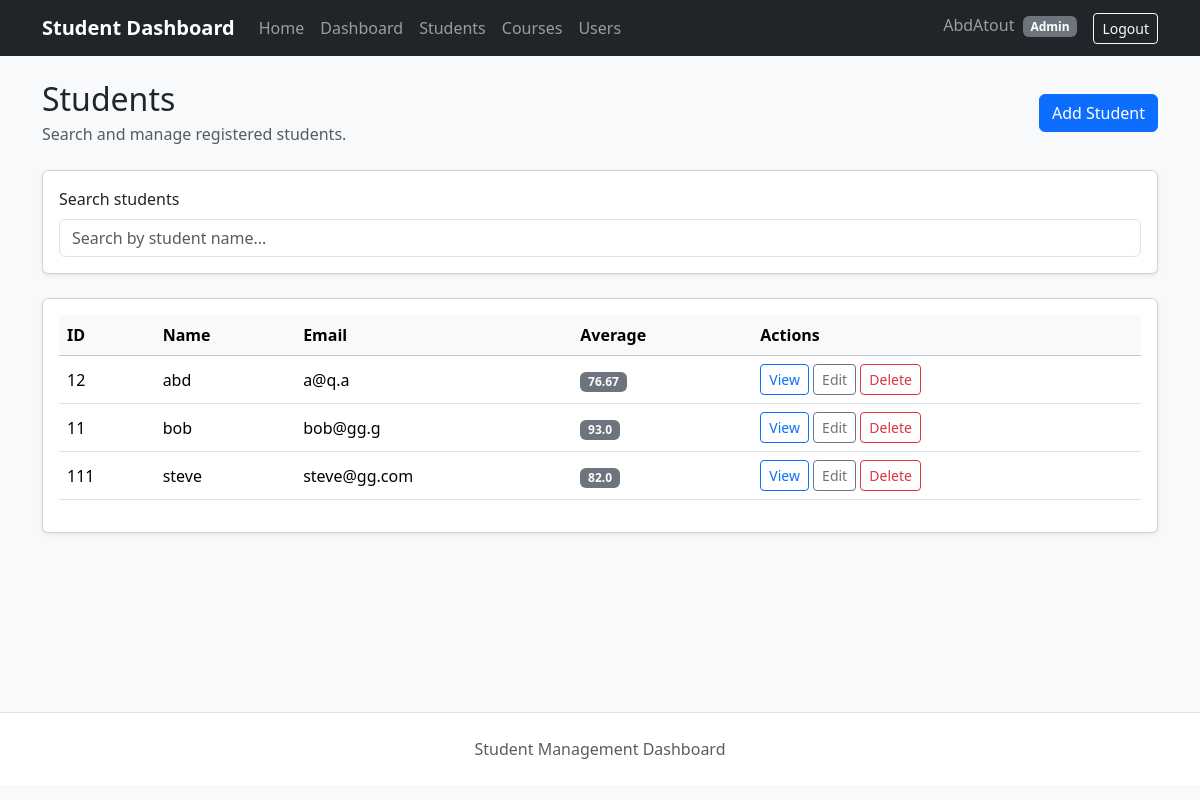
The app's page /students (signed in) with its own data.
### app/models/user.py (models this page shows, shortened)
class User(UserMixin, db.Model):
    __tablename__ = "users"
    id = db.Column(
        db.Integer,
        primary_key=True,
    )
    username = db.Column(
        db.String(100),
        unique=True,
        nullable=False,
    )
    role = db.Column(
        db.String(20),
        nullable=False,
        default="student",
        server_default="student",
    )
    profile_picture = db.Column(
        db.String(255),
        nullable=True,
        default=None,
    )
    profile_picture = db.Column(
        db.String(255),
        nullable=True,
        default=None,
    )
    password_hash = db.Column(
        db.String(255),
        nullable=False,
    )

### app/models/student.py (models this page shows)
class Student(db.Model):
    __tablename__ = "students"
    student_id = db.Column(
        db.Integer,
        primary_key=True,
    )
    name = db.Column(
        db.String(100),
        nullable=False,
    )
    email = db.Column(
        db.String(255),
        unique=True,
        nullable=False,
    )
    grades = db.Column(
        db.String(255),
        nullable=False,
        default="",
    )
    courses = db.relationship(
        "Course",
        secondary=student_courses,
        back_populates="students",
        passive_deletes=True,
    )
    def get_grades(self):
        if not self.grades:
            return []
        return [
            float(grade.strip()) for grade in self.grades.split(",") if grade.strip()
        ]
    @property
    def average(self):
        grades = self.get_grades()
        if not grades:
            return 0.0
        return round(sum(grades) / len(grades), 2)

### app/routes/students.py (the view)
@students_bp.route("/students")
@login_required
def student_list():
    search = request.args.get("search", "").strip()
    page = request.args.get("page", 1, type=int)
    per_page = request.args.get("per_page", 10, type=int)
    per_page = max(1, min(per_page, 100))
    statement = db.select(Student)
    if search:
        statement = statement.where(Student.name.ilike(f"%{search}%"))
    statement = statement.order_by(Student.name)
    pagination = db.paginate(
        statement,
        page=page,
        per_page=per_page,
        error_out=False,
    )
    return render_template(
        "students.html",
        students=pagination.items,
        pagination=pagination,
        search=search,
    )

### app/templates/students.html (shortened to what this page needs)
{% extends "base.html" %}
{% from "macros/pagination.html" import render_pagination %}
{% block content %}
<div class="d-flex justify-content-between align-items-center mb-4">
    <div>
        <h2 class="mb-1">Students</h2>
        <p class="text-muted mb-0">
            Search and manage registered students.
        </p>
    </div>
    {% if current_user.role in ["admin", "instructor"] %}
    <a
        href="{{ url_for('students.register') }}"
        class="btn btn-primary"
    >
        Add Student
    </a>
    {% endif %}
</div>
<div class="card shadow-sm mb-4">
    <div class="card-body">
        <label
            for="student-search"
            class="form-label"
        >
            Search students
        </label>
        <input
            type="search"
            id="student-search"
            class="form-control"
            placeholder="Search by student name..."
            value="{{ search }}"
            autocomplete="off"
        >
    </div>
</div>
<div class="card shadow-sm">
    <div class="card-body">
        <div class="table-responsive">
            <table class="table table-hover align-middle">
                <thead class="table-light">
                    <tr>
                        <th>ID</th>
                        <th>Name</th>
                        <th>Email</th>
                        <th>Average</th>
                        <th>Actions</th>
                    </tr>
                </thead>
                <tbody id="student-table-body">
                    {% for student in students %}
                    <tr>
                        <td>{{ student.student_id }}</td>
                        <td>{{ student.name }}</td>
                        <td>{{ student.email }}</td>
                        <td>
                            <span class="badge bg-secondary">
                                {{ student.average }}
                            </span>
                        </td>
                        <td class="table-actions">
                            <a
                                href="{{ url_for(
                                    'students.student_detail',
                                    student_id=student.student_id
                                ) }}"
                                class="btn btn-sm btn-outline-primary"
                            >
                                View
                            </a>
                            <a
                                href="{{ url_for(
                                    'students.edit_student',
                                    student_id=student.student_id
                                ) }}"
                                class="btn btn-sm btn-outline-secondary"
                            >
                                Edit
                            </a>
                            <form
                                method="POST"
                                action="{{ url_for(
                                    'students.delete_student',
                                    student_id=student.student_id
                                ) }}"
                                class="d-inline"
                            >
                                <button
                                    type="submit"
                                    class="btn btn-sm btn-outline-danger"
                                >
                                    Delete
                                </button>
                            </form>
                        </td>
                    </tr>
                    {% endfor %}
                </tbody>
            </table>
        </div>
    </div>
</div>
{% endblock %}

### app/templates/base.html (shortened to what this page needs)
<!DOCTYPE html>
<html lang="en">
<head>
    <link
        href="https://cdn.jsdelivr.net/npm/bootstrap@5.3.3/dist/css/bootstrap.min.css"
        rel="stylesheet"
    >
    <link
        rel="stylesheet"
        href="{{ url_for('static', filename='css/style.css') }}"
    >
</head>
<body class="bg-light">
    <nav class="navbar navbar-expand-lg navbar-dark bg-dark">
        <div class="container">
            <a
                class="navbar-brand fw-bold"
                href="{{ url_for('students.home') }}"
            >
                Student Dashboard
            </a>
            <div
                class="collapse navbar-collapse"
                id="mainNavbar"
            >
                <ul class="navbar-nav me-auto mb-2 mb-lg-0">
                    <li class="nav-item">
                        <a
                            class="nav-link"
                            href="{{ url_for('students.home') }}"
                        >
                            Home
                        </a>
                    </li>
                    {% if current_user.is_authenticated %}
                        <li class="nav-item">
                            <a
                                class="nav-link"
                                href="{{ url_for('auth.dashboard') }}"
                            >
                                Dashboard
                            </a>
                        </li>
                        <li class="nav-item">
                            <a
                                class="nav-link"
                                href="{{ url_for('students.student_list') }}"
                            >
                                Students
                            </a>
                        </li>
                        <li class="nav-item">
                            <a
                                class="nav-link"
                                href="{{ url_for('courses.course_list') }}"
                            >
                                Courses
                            </a>
                        </li>
                        {% if current_user.role == "admin" %}
                        <li class="nav-item">
                            <a
                                class="nav-link"
                                href="{{ url_for('users.user_list') }}"
                            >
                                Users
                            </a>
                        </li>
                        {% endif %}
                    {% endif %}
                </ul>
                <ul class="navbar-nav">
                    {% if current_user.is_authenticated %}
                        <li class="nav-item">
                            <span class="navbar-text me-3">
                                {{ current_user.username }}
                                <span class="badge bg-secondary ms-1">
                                    {{ current_user.role|capitalize }}
                                </span>
                            </span>
                        </li>
                        <li class="nav-item">
                            <a
                                class="btn btn-outline-light btn-sm"
                                href="{{ url_for('auth.logout') }}"
                            >
                                Logout
                            </a>
                        </li>
                    {% endif %}
                </ul>
            </div>
        </div>
    </nav>
    <div class="container py-4">
        <main>
            {% block content %}{% endblock %}
        </main>
    </div>
    <footer class="border-top py-4 mt-5 bg-white">
        <div class="container text-center text-muted">
            Student Management Dashboard
        </div>
    </footer>
</body>
</html>

### app/static/css/style.css (style rules this page uses)
body { min-height: 100vh; }
main { min-height: 70vh; }
.table-actions { white-space: nowrap; }

### records on screen
User: username "AbdAtout", role "Admin"
Student: student_id "12", name "abd", email "a@q.a", average "76.67"
Student: student_id "11", name "bob", email "bob@gg.g", average "93.0"
Student: student_id "111", name "steve", email "steve@gg.com", average "82.0"
